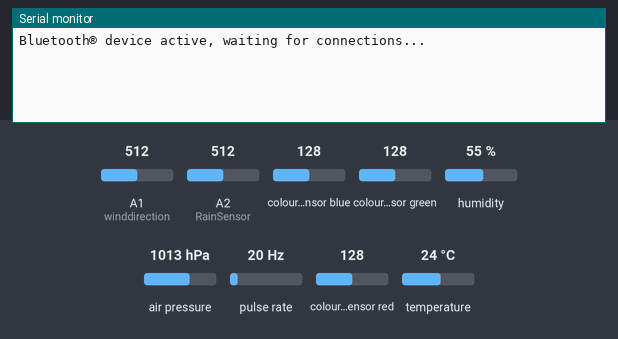
Simulated run of this sketch. Board: Arduino Nano 33 BLE. On the bench: the last lines printed to the serial monitor. Wiring (inferred from the names in the program): pulse sensor: data D3. The inputs (shaded band) are chosen by the test bench; at power-on: humidity 55 %, pulse rate 20 Hz, A1 (winddirection) = 512, A2 (RainSensor) = 512, air pressure 1013 hPa, colour sensor red 128, colour sensor blue 128, colour sensor green 128, temperature 24 °C. Nothing arrives over Bluetooth unless stated; a phone connects over Bluetooth LE 3 s after start.

Above: at 1.2 s.
1.3 s: humidity set to 22 %
At 4.0 s:
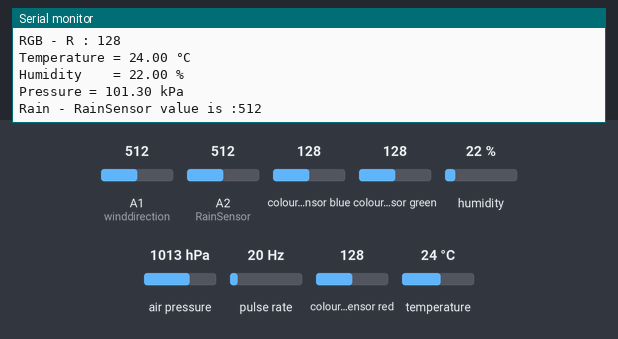
4.5 s: pulse rate (sensor on D3) set to 4 Hz
7.5 s: A1 (winddirection) set to 716
9.0 s: A2 (RainSensor) set to 716
At 10.2 s:
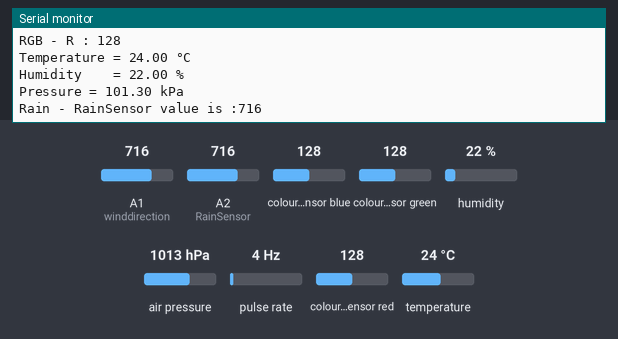
10.5 s: air pressure set to 952 hPa
12.0 s: colour sensor red set to 5
At 12.8 s:
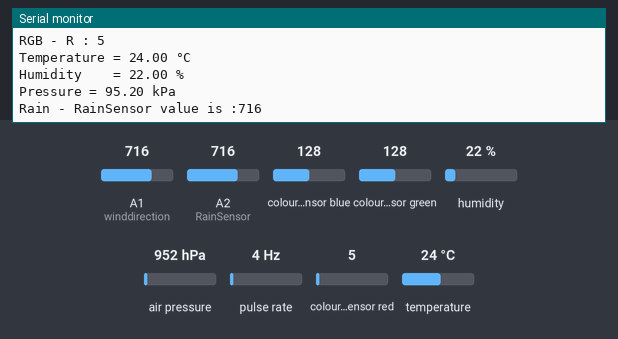

Measured:
- after the input at 1.3 s, the serial monitor: prints a new line after 1.7 s (image 1)
- after the input at 9.0 s, the serial monitor: prints a new line at once (image 2)
- after the input at 12.0 s, the serial monitor: prints a new line at once (image 3)

The sketch:

remote.ino
```cpp
#include <Arduino_APDS9960.h>
#include <Arduino_HTS221.h>
#include <Arduino_LPS22HB.h>
#include <ArduinoBLE.h>

BLEService weatherService("180F");
BLEStringCharacteristic weatherChar("2A19", BLERead | BLENotify, 30);
String oldSensorLevel = "0,0,0,0,0,0,0";  // last sensor readings
long previousMillis = 0;  // last time the sensor level was read, in ms

int RainSensor   = A2;

const int WindRecordTime = 3; //Measuring Time (Seconds)
const int windSensorPin  = D3;  //Interrupt Pin
int InterruptCounter;

int winddirection=A1;

void setup() {
  Serial.begin(9600);

  if (!APDS.begin()) {
    Serial.println("Error initializing APDS-9960 sensor.");
  }
  if (!HTS.begin()) {
    Serial.println("Failed to initialize humidity temperature sensor!");
    while (1);
  }
  if (!BARO.begin()) {
    Serial.println("Failed to initialize pressure sensor!");
    while (1);
  }
  if (!BLE.begin()) {
    Serial.println("starting BLE failed!");
    while (1);
  }

  BLE.setLocalName("WeatherMonitor");
  BLE.setAdvertisedService(weatherService); // add the service UUID
  weatherService.addCharacteristic(weatherChar); // add the battery level characteristic
  BLE.addService(weatherService); // Add the battery service
  weatherChar.writeValue(oldSensorLevel); // set initial value for this characteristic

  BLE.advertise();
  Serial.println("Bluetooth® device active, waiting for connections...");
}

void loop() {
  int R, T, H, P, r, ws, wd;
  BLEDevice central = BLE.central();
  if (central) {
    // connected to base station
    Serial.print("Connected to central: ");

    // print the base station BT address:
    Serial.println(central.address());

    // check the sensor level every 200ms
    // while the central is connected:
    while (central.connected()) {
      long currentMillis = millis();
      // if 200ms have passed, check the sensor level:
      if (currentMillis - previousMillis >= 200) {
        previousMillis = currentMillis;

        R = (int)get_colour_R();
        T = (int)get_temperature();
        H = (int)get_humidity();
        P = (int)get_pressure();
        r = (int)get_rain();
        ws = (int)get_wind();
        wd = (int)get_windDirection();

        updateSensorLevel(R, T, H, P, r, ws, wd);
        Serial.println("");
      }
    }
  }
}

void updateSensorLevel(int R, int T, int H, int P, int r, int ws, int wd) {
  String sensorLevel = String(R) + "," + String(T) + "," +
                        String(H) + "," + String(P) + "," +
                        String(r) + "," + String(ws) + "," +
                        String(wd);
  Serial.print("Sensor Level % is now: "); // print sensor readings
  Serial.println(sensorLevel);
  weatherChar.writeValue(sensorLevel);  // and update the weather level characteristic
}

// Get the RGB - R value.
int get_colour_R() {
  // check if a color reading is available
  while (! APDS.colorAvailable()) {
    delay(5);
  }
  int r, g, b;
  APDS.readColor(r, g, b);

  Serial.print("RGB - R : ");
  Serial.println(r);

  return r;
}

// Get the temperature value.
float get_temperature() {
  float temperature = HTS.readTemperature();

  Serial.print("Temperature = ");
  Serial.print(temperature);
  Serial.println(" °C");
  return temperature;

}

// Get the humidity value.
float get_humidity() {
  float humidity    = HTS.readHumidity();

  Serial.print("Humidity    = ");
  Serial.print(humidity);
  Serial.println(" %");
  return humidity;
}

// Get the pressure value.
float get_pressure() {
  float pressure = BARO.readPressure();

  Serial.print("Pressure = ");
  Serial.print(pressure);
  Serial.println(" kPa");
  return pressure;
}

// Get the rain value.
int get_rain() {
  int value = analogRead(RainSensor);//Reads the Value of RainSensor.
  Serial.print("Rain - RainSensor value is :");
  Serial.println(value);
  return value;
}

// Get the wind speed value.
float get_wind() {
  //https://www.aeq-web.com/arduino-anemometer-wind-sensor/
  float WindSpeed = wind_meassure();
  Serial.print("Wind Speed: ");
  Serial.print(WindSpeed);       //Speed in km/h
  Serial.println(" km/h");
  return WindSpeed;
}


float wind_meassure() {
  InterruptCounter = 0;
  attachInterrupt(digitalPinToInterrupt(windSensorPin), countup, RISING);
  delay(1000 * WindRecordTime);
  detachInterrupt(digitalPinToInterrupt(windSensorPin));
  float WindSpeed = (float)InterruptCounter / (float)WindRecordTime * 2.4;
  return WindSpeed;
}

void countup() {
  InterruptCounter++;
}

// Get the wind direction value.
int get_windDirection() {
  int news = analogRead(winddirection);//Reads the Value of LDR(light).

  Serial.print("winddirection value is :");//Prints the value of LDR to Serial Monitor.
  Serial.println(news);
  return news;
}
```
